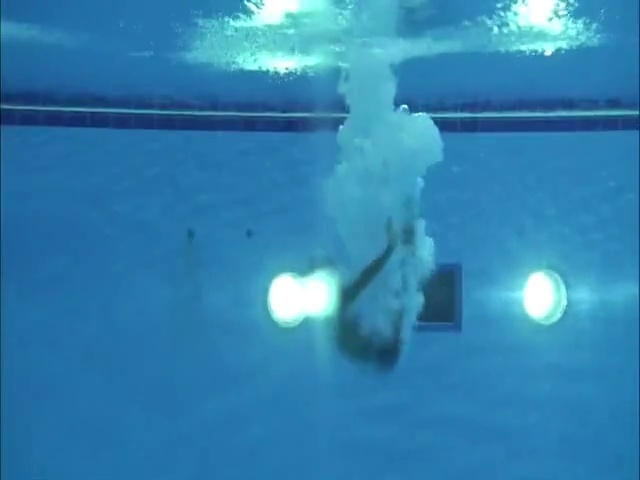
#> input picture 1b/Frames_video77/frame85.jpg, 640 x 480 px, found by its file name
$ jupyter execute --allow-errors example.ipynb   (shell and % lines are left out)
#> lines starting #> are read from the running program, lines starting #| are printed output that depends on the picture
##### Copyright 2019 The TensorFlow Authors.

Licensed under the Apache License, Version 2.0 (the "License");

[cell 1]
import cv2
import numpy as np
from matplotlib import pyplot as plt

[cell 2]
img = cv2.imread('/home/dl6/deep-learning-team6/1b/videoframes/all/Frames_video100/frame85.jpg',0)
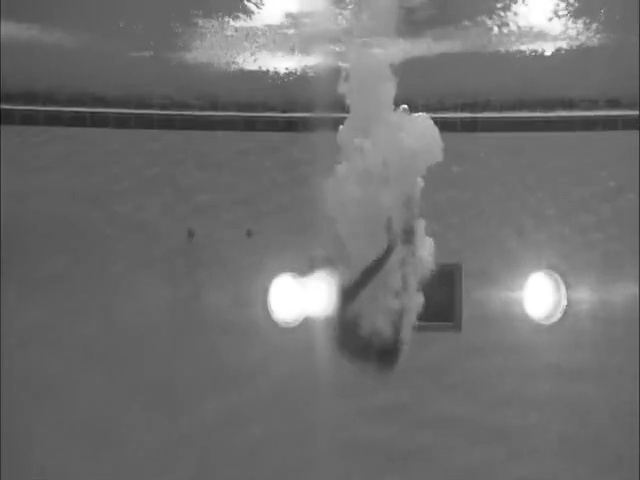
#> img: shape (480, 640); min 18, max 255, mean 111.4

from __future__ import absolute_import, division, print_function
from collections import Counter
from PIL import Image
import matplotlib.image as ig

# Farbwert entspricht Absolutwert (001) entsprechend EBSD-Orientierungsdreieck
RED = (254, 3, 4)
# Farbwert entspricht Absolutwert (111) entsprechend EBSD-Orientierungsdreieck
BLUE = (1, 3, 254)
# Farbwert entspricht Absolutwert (011) entsprechend EBSD-Orientierungsdreieck
GREEN = (4, 254, 4)
# Schwarzfarbauswahl entspricht dem Schwarz der Korngrenzen
BLACK = (0, 0, 0)

import io
from PIL import Image
import matplotlib.pyplot as plt

#img = ig.imread('/home/dl6/deep-learning-team6/1b/videoframes/all/Frames_video100/frame85.jpg')
#img = img[:, :, 0]

img = Image.open('/home/dl6/deep-learning-team6/1b/videoframes/all/Frames_video100/frame85.jpg')
#> img: PIL image 640x480 RGB
img = img.convert("RGB")

datas = img.getdata()

new_image_data = []

for item in datas:

    # change all white (also shades of whites) pixels to yellow
    if item == (0,0,0):
        new_image_data.append(255, 255, 255)
    else:
        new_image_data.append(item)
#> this loop made 307200 passes
#> item on passes 1 to 3: (0, 64, 99), (38, 101, 142), (37, 98, 152)
#> after the loop, new_image_data = 307200 items

# update image data
img.putdata(new_image_data)

# save new image
img.save("test_image_altered_background.jpg")

# show image in preview
plt.imshow(img)


#> (the rest of this cell did not finish here and is left out)


$ run again, with 1b/Frames_video77/frame0.jpg copied over 1b/Frames_video77/frame85.jpg
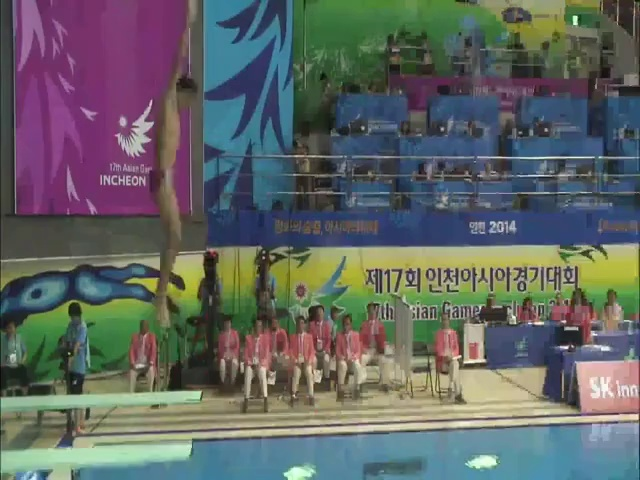
#> input picture 1b/Frames_video77/frame0.jpg, 640 x 480 px, found by its file name
#> `img = cv2.imread('/home/dl6/deep-learning-team6/1b/videoframes/all/Fra..`:
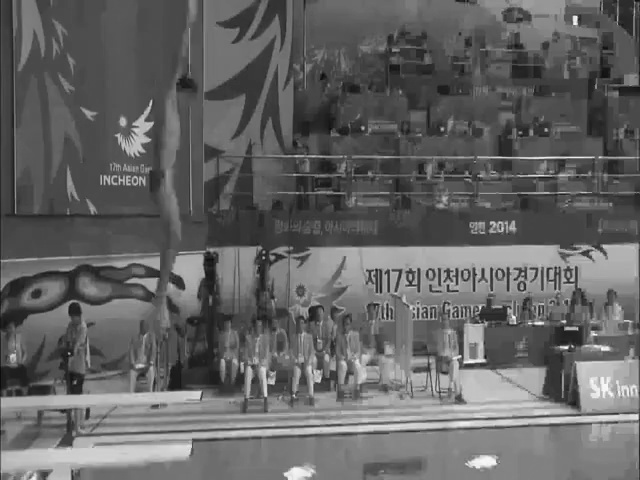
#> img: shape (480, 640); min 9, max 255, mean 100
#> the loop `for item in datas:` made 307200 passes
#> item on passes 1 to 3: (35, 44, 41), (65, 74, 71), (58, 67, 64)
#> after the loop `for item in datas:`: new_image_data = 307200 items
